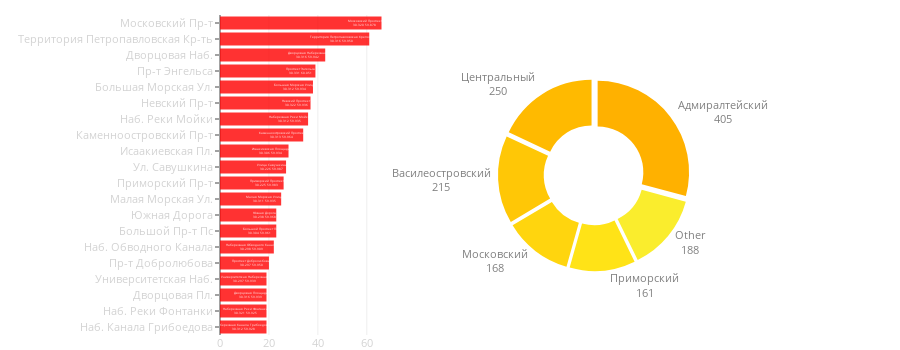

Source (notebook cell):
### Code cell
street_area_combine(city_data)

### Figure 1 — Plotly figure (JSON) as saved in the notebook; plotly's stock layout.template omitted (floating-point values rounded to 4 significant figures)
{"data": [{"hoverinfo": "text", "marker": {"color": "red"}, "opacity": 0.8, "orientation": "h", "showlegend": false, "text": ["Московский Проспект<br>30.320 59.878", "Территория Петропавловская Крепость<br>30.316 59.950", "Дворцовая Набережная<br>30.316 59.942", "Проспект Энгельса<br>30.331 60.051", "Большая Морская Улица<br>30.312 59.934", "Невский Проспект<br>30.322 59.936", "Набережная Реки Мойки<br>30.312 59.935", "Каменноостровский Проспект<br>30.313 59.964", "Исаакиевская Площадь<br>30.306 59.934", "Улица Савушкина<br>30.226 59.987", "Приморский Проспект<br>30.225 59.983", "Малая Морская Улица<br>30.311 59.935", "Южная Дорога<br>30.238 59.968", "Большой Проспект Пс<br>30.304 59.961", "Набережная Обводного Канала<br>30.298 59.909", "Проспект Добролюбова<br>30.297 59.950", "Университетская Набережная<br>30.297 59.939", "Дворцовая Площадь<br>30.316 59.939", "Набережная Реки Фонтанки<br>30.321 59.925", "Набережная Канала Грибоедова<br>30.312 59.928"], "type": "bar", "uid": "1921f95e-3c32-11e9-bb71-3c15c2cf2370", "x": [66, 61, 43, 39, 38, 37, 36, 34, 28, 27, 26, 25, 23, 23, 22, 20, 19, 19, 19, 19], "y": ["Московский Пр-т", "Территория Петропавловская Кр-ть", "Дворцовая Наб.", "Пр-т Энгельса", "Большая Морская Ул.", "Невский Пр-т", "Наб. Реки Мойки", "Каменноостровский Пр-т", "Исаакиевская Пл.", "Ул. Савушкина", "Приморский Пр-т", "Малая Морская Ул.", "Южная Дорога", "Большой Пр-т Пс", "Наб. Обводного Канала", "Пр-т Добролюбова", "Университетская Наб.", "Дворцовая Пл.", "Наб. Реки Фонтанки", "Наб. Канала Грибоедова"]}, {"domain": {"x": [0.1, 1], "y": [0.2, 0.8]}, "hole": 0.5, "hoverinfo": "label+percent+value", "labels": ["Адмиралтейский", "Центральный", "Василеостровский", "Московский", "Приморский", "Other"], "marker": {"colors": ["#ffb100", "#ffba00", "#ffc706", "#ffd50e", "#ffe317", "#faed2d"]}, "pull": 0.05, "sort": false, "textfont": {"color": "grey", "size": 11}, "textinfo": "label+value", "textposition": "outside", "type": "pie", "uid": "1925ed3e-3c32-11e9-beda-3c15c2cf2370", "values": [405, 250, 215, 168, 161, 188]}], "layout": {"height": 350, "hovermode": "closest", "margin": {"b": 15, "l": 220, "r": 0, "t": 15}, "showlegend": false, "width": 900, "xaxis": {"domain": [0, 0.25], "tickfont": {"color": "lightgrey", "size": 11}}, "yaxis": {"autorange": "reversed", "domain": [0, 1], "tickfont": {"color": "lightgrey", "size": 11}, "ticklen": 4}}}
